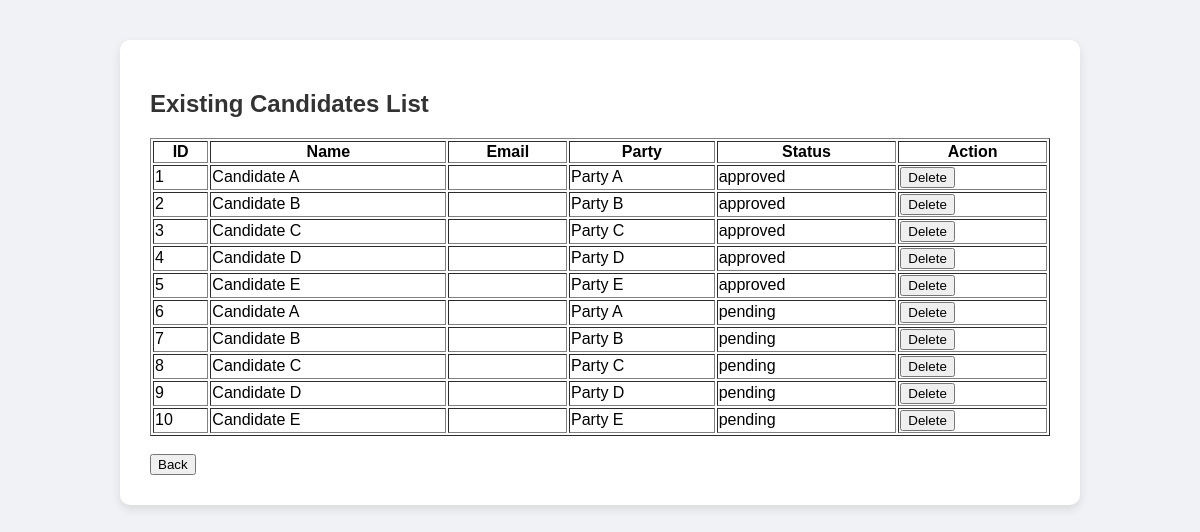
Screenshot of /pages/candidates_info.php (signed in) with the database file from the repository.
### tables this page shows
CREATE TABLE candidates (
  id INT AUTO_INCREMENT PRIMARY KEY,
  name VARCHAR(100),
  party VARCHAR(100),
  slogan VARCHAR(255),
  votes INT DEFAULT 0,
  status ENUM('pending','approved') DEFAULT 'pending'
);

### pages/candidates_info.php (the view, shortened to what this page needs)
<?php
include "../config.php";
$sql = "SELECT * FROM candidates";
$result = $conn->query($sql);
?>
<!DOCTYPE html>
<html>
<head>
  <link rel="stylesheet" href="../css/style.css">
</head>
<body>
<div class="container">
  <h2>Existing Candidates List</h2>
  <table border="1" width="100%">
    <tr>
      <th>ID</th>
      <th>Name</th>
      <th>Email</th>
      <th>Party</th>
      <th>Status</th>
      <th>Action</th>
    </tr>
    <?php
    if($result->num_rows > 0){
        while($row = $result->fetch_assoc()){ ?>
            <tr>
              <td><?php echo $row['id']; ?></td>
              <td><?php echo $row['name']; ?></td>
              <td><?php echo $row['email']; ?></td>
              <td><?php echo $row['party']; ?></td>
              <td><?php echo $row['status']; ?></td>
              <td>
                <button onclick="showDeleteBox(<?php echo $row['id']; ?>, '<?php echo $row['name']; ?>')">
                  Delete
                </button>
              </td>
            </tr>
    <?php }
    } else {
        echo "<tr><td colspan='6' style='text-align:center;'>No candidates found!</td></tr>";
    }
    ?>
  </table>
  <br>
  <button onclick="location.href='admin_dashboard.php'">Back</button>
</div>
</body>
</html>

### css/style.css (style rules this page uses)
body { font-family: Arial, sans-serif; background: #f0f2f5; margin: 0; }
.container { max-width: 900px; margin: 40px auto; background: #fff; padding: 30px; border-radius: 10px; box-shadow: 0 4px 10px rgba(0,0,0,0.1); }
h1, h2 { color: #333; }

### rows the page displays
candidates: id "1", name "Candidate A", party "Party A", status "approved"
candidates: id "2", name "Candidate B", party "Party B", status "approved"
candidates: id "3", name "Candidate C", party "Party C", status "approved"
candidates: id "4", name "Candidate D", party "Party D", status "approved"
candidates: id "5", name "Candidate E", party "Party E", status "approved"
candidates: id "6", name "Candidate A", party "Party A", status "pending"
candidates: id "7", name "Candidate B", party "Party B", status "pending"
candidates: id "8", name "Candidate C", party "Party C", status "pending"
candidates: id "9", name "Candidate D", party "Party D", status "pending"
candidates: id "10", name "Candidate E", party "Party E", status "pending"
